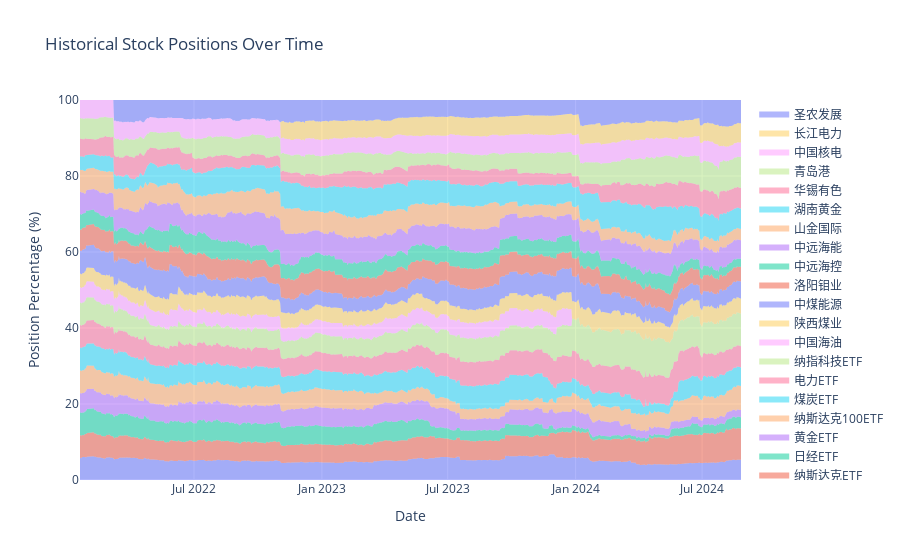

Notebook code cell kept with this figure:
### Markdown cell above
### Visualization

### Code cell
plot_historical_positions(dates, positions, stock_names, stock_prices, window=window)

### Figure 1 — Plotly figure (JSON) as saved in the notebook; plotly's stock layout.template omitted (floating-point values rounded to 4 significant figures; data arrays with more than 128 entries replaced by an {"elided": "..."} marker saying what was removed)
{"data": [{"fill": "tozeroy", "hoverinfo": "text", "hovertemplate": "%{text}<extra></extra>", "mode": "none", "name": "标普500ETF", "text": {"elided": "632 str values"}, "type": "scatter", "x": {"elided": "632 str values"}, "y": {"elided": "632 float values"}}, {"fill": "tonexty", "hoverinfo": "text", "hovertemplate": "%{text}<extra></extra>", "mode": "none", "name": "纳斯达克ETF", "text": {"elided": "632 str values"}, "type": "scatter", "x": {"elided": "632 str values"}, "y": {"elided": "632 float values"}}, {"fill": "tonexty", "hoverinfo": "text", "hovertemplate": "%{text}<extra></extra>", "mode": "none", "name": "日经ETF", "text": {"elided": "632 str values"}, "type": "scatter", "x": {"elided": "632 str values"}, "y": {"elided": "632 float values"}}, {"fill": "tonexty", "hoverinfo": "text", "hovertemplate": "%{text}<extra></extra>", "mode": "none", "name": "黄金ETF", "text": {"elided": "632 str values"}, "type": "scatter", "x": {"elided": "632 str values"}, "y": {"elided": "632 float values"}}, {"fill": "tonexty", "hoverinfo": "text", "hovertemplate": "%{text}<extra></extra>", "mode": "none", "name": "纳斯达克100ETF", "text": {"elided": "632 str values"}, "type": "scatter", "x": {"elided": "632 str values"}, "y": {"elided": "632 float values"}}, {"fill": "tonexty", "hoverinfo": "text", "hovertemplate": "%{text}<extra></extra>", "mode": "none", "name": "煤炭ETF", "text": {"elided": "632 str values"}, "type": "scatter", "x": {"elided": "632 str values"}, "y": {"elided": "632 float values"}}, {"fill": "tonexty", "hoverinfo": "text", "hovertemplate": "%{text}<extra></extra>", "mode": "none", "name": "电力ETF", "text": {"elided": "632 str values"}, "type": "scatter", "x": {"elided": "632 str values"}, "y": {"elided": "632 float values"}}, {"fill": "tonexty", "hoverinfo": "text", "hovertemplate": "%{text}<extra></extra>", "mode": "none", "name": "纳指科技ETF", "text": {"elided": "632 str values"}, "type": "scatter", "x": {"elided": "632 str values"}, "y": {"elided": "632 float values"}}, {"fill": "tonexty", "hoverinfo": "text", "hovertemplate": "%{text}<extra></extra>", "mode": "none", "name": "中国海油", "text": {"elided": "632 str values"}, "type": "scatter", "x": {"elided": "632 str values"}, "y": {"elided": "632 float values"}}, {"fill": "tonexty", "hoverinfo": "text", "hovertemplate": "%{text}<extra></extra>", "mode": "none", "name": "陕西煤业", "text": {"elided": "632 str values"}, "type": "scatter", "x": {"elided": "632 str values"}, "y": {"elided": "632 float values"}}, {"fill": "tonexty", "hoverinfo": "text", "hovertemplate": "%{text}<extra></extra>", "mode": "none", "name": "中煤能源", "text": {"elided": "632 str values"}, "type": "scatter", "x": {"elided": "632 str values"}, "y": {"elided": "632 float values"}}, {"fill": "tonexty", "hoverinfo": "text", "hovertemplate": "%{text}<extra></extra>", "mode": "none", "name": "洛阳钼业", "text": {"elided": "632 str values"}, "type": "scatter", "x": {"elided": "632 str values"}, "y": {"elided": "632 float values"}}, {"fill": "tonexty", "hoverinfo": "text", "hovertemplate": "%{text}<extra></extra>", "mode": "none", "name": "中远海控", "text": {"elided": "632 str values"}, "type": "scatter", "x": {"elided": "632 str values"}, "y": {"elided": "632 float values"}}, {"fill": "tonexty", "hoverinfo": "text", "hovertemplate": "%{text}<extra></extra>", "mode": "none", "name": "中远海能", "text": {"elided": "632 str values"}, "type": "scatter", "x": {"elided": "632 str values"}, "y": {"elided": "632 float values"}}, {"fill": "tonexty", "hoverinfo": "text", "hovertemplate": "%{text}<extra></extra>", "mode": "none", "name": "山金国际", "text": {"elided": "632 str values"}, "type": "scatter", "x": {"elided": "632 str values"}, "y": {"elided": "632 float values"}}, {"fill": "tonexty", "hoverinfo": "text", "hovertemplate": "%{text}<extra></extra>", "mode": "none", "name": "湖南黄金", "text": {"elided": "632 str values"}, "type": "scatter", "x": {"elided": "632 str values"}, "y": {"elided": "632 float values"}}, {"fill": "tonexty", "hoverinfo": "text", "hovertemplate": "%{text}<extra></extra>", "mode": "none", "name": "华锡有色", "text": {"elided": "632 str values"}, "type": "scatter", "x": {"elided": "632 str values"}, "y": {"elided": "632 float values"}}, {"fill": "tonexty", "hoverinfo": "text", "hovertemplate": "%{text}<extra></extra>", "mode": "none", "name": "青岛港", "text": {"elided": "632 str values"}, "type": "scatter", "x": {"elided": "632 str values"}, "y": {"elided": "632 float values"}}, {"fill": "tonexty", "hoverinfo": "text", "hovertemplate": "%{text}<extra></extra>", "mode": "none", "name": "中国核电", "text": {"elided": "632 str values"}, "type": "scatter", "x": {"elided": "632 str values"}, "y": {"elided": "632 float values"}}, {"fill": "tonexty", "hoverinfo": "text", "hovertemplate": "%{text}<extra></extra>", "mode": "none", "name": "长江电力", "text": {"elided": "632 str values"}, "type": "scatter", "x": {"elided": "632 str values"}, "y": {"elided": "632 float values"}}, {"fill": "tonexty", "hoverinfo": "text", "hovertemplate": "%{text}<extra></extra>", "mode": "none", "name": "圣农发展", "text": {"elided": "632 str values"}, "type": "scatter", "x": {"elided": "632 str values"}, "y": {"elided": "632 float values"}}], "layout": {"hovermode": "x unified", "showlegend": true, "title": {"text": "Historical Stock Positions Over Time"}, "xaxis": {"title": {"text": "Date"}}, "yaxis": {"range": [0, 100], "title": {"text": "Position Percentage (%)"}}}}
